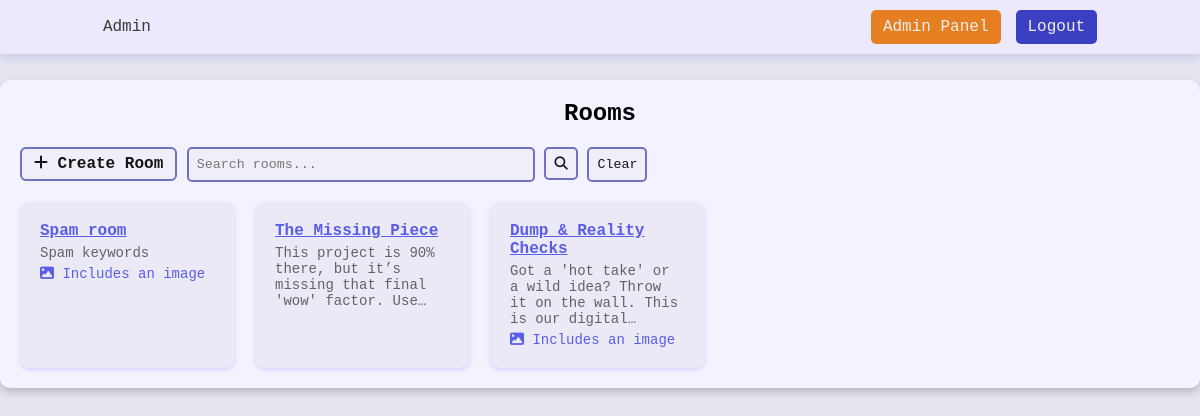
The app's page /pages/rooms.php (signed in) with its own data.
### tables this page shows
CREATE TABLE `rooms` (
  `room_id` int(11) NOT NULL,
  `user_id` int(11) NOT NULL,
  `title` varchar(255) NOT NULL,
  `description` text NOT NULL,
  `created_at` timestamp NOT NULL DEFAULT current_timestamp(),
  `image` varchar(255) DEFAULT NULL
);

### pages/rooms.php (the view, shortened to what this page needs)
<head>
    <link rel="stylesheet" href="../assets/css/style.css">
</head>
<body>
<?php
include "../includes/header.php";
if (isset($_POST['submit_search']) && !empty($_POST['search_term'])) {
    $search_term = $conn->real_escape_string($_POST['search_term']);
    $result = $conn->query("SELECT * FROM rooms WHERE title LIKE '%$search_term%' OR description LIKE '%$search_term%' ORDER BY created_at DESC");
} elseif (isset($_POST['clear_search'])) {
    $result = $conn->query("SELECT * FROM rooms ORDER BY created_at DESC");
} else {
    $result = $conn->query("SELECT * FROM rooms ORDER BY created_at DESC");
}
?>
<div class="container">
    <div class="room-container">
        <h2 style="color:black; text-align:center;">Rooms</h2>
        <form action="" method="post" class="search-form">
            <a href="create_room.php" class="create-room"><i class="fa-solid fa-plus"></i> Create Room</a>
            <input type="text" name="search_term" id="search" placeholder="Search rooms...">
            <button type="submit" name="submit_search"><i class="fa-solid fa-magnifying-glass"></i></button>
            <button type="submit" name="clear_search">Clear</button>
        </form>
        <div class="rooms">
        <?php
        while ($room = $result->fetch_assoc()):
        ?>
            <div class="card-room">
                <h4>
                    <a href="room.php?id=<?= $room['room_id'] ?>">
                        <?= htmlspecialchars($room['title']) ?>
                    </a>
                </h4>
                <p><?= htmlspecialchars($room['description']) ?></p>
                <?php if ($room['image']): ?>
                    <p style="color: #5a5de6; font-size: 14px; margin-top: 5px; white-space: nowrap; overflow: hidden; text-overflow: ellipsis;"><i class="fa-solid fa-image"></i> Includes an image</p>
                <?php endif; ?>
            </div>
        <?php endwhile; ?>
        </div>
    </div>
</div>
</body>
</html>

### assets/css/style.css (style rules this page uses)
* { margin: 0; padding: 0; box-sizing: border-box; font-family: 'JetBrains Mono', monospace; }
body { background-color: rgb(229, 229, 240); }
.container { margin-top: 80px; }
.room-container { max-width: 1200px; margin-left: auto; margin-right: auto; padding: 20px; background-color: #f3f3ff; border-radius: 10px; box-shadow: 0 4px 8px rgba(0, 0, 0, 0.2); flex-wrap: wrap; }
.create-room { background-color: #f0eef9; font-weight: bold; color: #151515; text-decoration: none; padding: 6px 12px; border-radius: 6px; transition: background-color 0.3s; border: 2px solid #7370be; }
#search { margin-top: 20px; padding: 8px; width: 30%; border-radius: 5px; border: 2px solid #7370be; background-color: #f0eef9; color: #131313; }
.card-room { background-color: #c5c3ce36; border-radius: 10px; padding: 20px; margin-top: 20px; box-shadow: 0 2px 4px rgba(107, 81, 255, 0.2); min-width: 215px; max-width: 215px; min-height: 100px; max-height: 200px; text-overflow: ellipsis; }
.card-room p { overflow: hidden; text-overflow: ellipsis; display: -webkit-box; -webkit-line-clamp: 4; line-clamp: 4; -webkit-box-orient: vertical; }
.card-room a { color: #5a5de6; margin-bottom: 10px; }
.card-room p { color: #636364; font-size: 14px; margin-top: 5px; }
.search-form button { padding: 8px; border: none; border-radius: 5px; background-color: #f0eef9; color: #151515; cursor: pointer; border: 2px solid #7370be; transition: background-color 0.3s; }
.rooms { display: flex; flex-wrap: wrap; gap: 20px; }

### records on screen
rooms: title "Spam room", description "Spam keywords", shows "Includes an image"
rooms: title "The Missing Piece", description "This project is 90% there, but it’s missing that final 'wow' factor.…"
rooms: title "Dump & Reality Checks", description "Got a 'hot take' or a wild idea? Throw it on the wall. This is our…", shows "Includes an image"

### other values on screen
$_SESSION['username'] "Admin"
